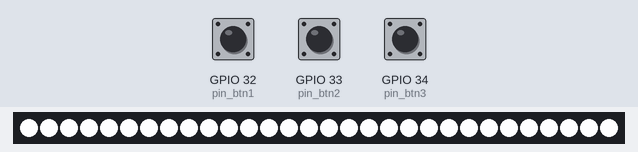
The sketch below on a simulated ESP32. Parts: 30 RGB LEDs in strip order, left to right. The inputs (shaded band) are chosen by the test bench; at power-on: GPIO 32 (pin_btn1) HIGH, GPIO 33 (pin_btn2) HIGH, GPIO 34 (pin_btn3) HIGH.

Above: at 1.4 s.
1.5 s: GPIO 32 (pin_btn1) pulled LOW for 0.35 s
At 1.65 s:
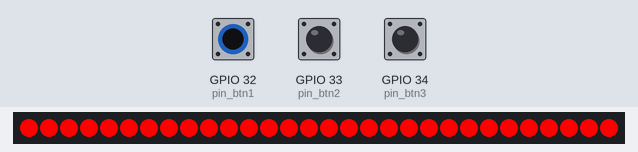
3.3 s: GPIO 33 (pin_btn2) pulled LOW for 0.35 s
At 3.46 s:
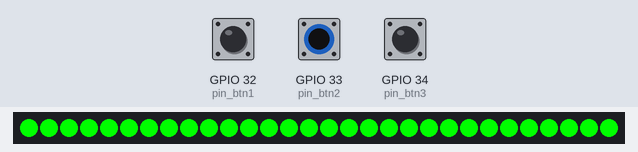
5.1 s: GPIO 34 (pin_btn3) pulled LOW for 0.35 s
At 5.27 s:
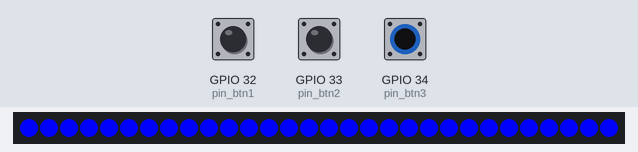
6.9 s: GPIO 32 (pin_btn1) pulled LOW for 3.2 s
At 10.38 s:
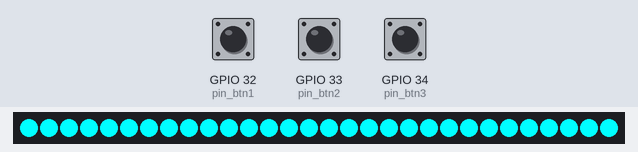
13.1 s: GPIO 33 (pin_btn2) pulled LOW for 1 s
At 14.3 s:
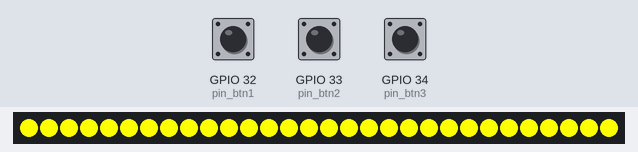
17.1 s: GPIO 32 (pin_btn1) pulled LOW for 0.35 s
At 17.61 s:
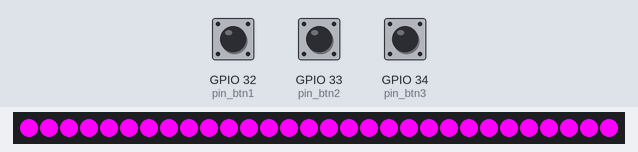

Measured:
- after the input at 1.5 s, the LEDs: change at once (image 1)
- after the input at 3.3 s, the LEDs: change at once (image 2)
- after the input at 5.1 s, the LEDs: change at once (image 3)
- after the input at 6.9 s, the LEDs: first change at once (image 4 shows a later state)
- after the input at 13.1 s, the LEDs: first change after 0.15 s (image 5 shows a later state)
- after the input at 17.1 s, the LEDs: first change after 0.06 s (image 6 shows a later state)

The sketch:

code_final_seoyoon.ino
```cpp
#include <Adafruit_NeoPixel.h>
  //LED NeoPixel 라이브러리 호출!

#define pin_led 13  //LED 몇번 핀인지
#define num_led 30

#define pin_btn1 32  //버튼1 몇번 핀인지
#define pin_btn2 33 //버튼2 몇번 핀인지
#define pin_btn3 34 //버튼3 몇번 핀인지

Adafruit_NeoPixel led(num_led, pin_led, NEO_GRB + NEO_KHZ800);

int value_r = 0;
int value_g = 0;
int value_b = 0;

void setup() {
  //버튼1, 2, 3 정의 (힌트: p로 시작하는 함수)
  pinMode(pin_btn1, INPUT_PULLUP);
  pinMode(pin_btn2, INPUT_PULLUP);
  pinMode(pin_btn3, INPUT_PULLUP);

  led.begin();
  Serial.begin(115200);
}

void loop() {

  int btn_1 = digitalRead(pin_btn1);
  int btn_2 = digitalRead(pin_btn2);
  int btn_3 = digitalRead(pin_btn3);  //버튼3 입력값 받기


  if(btn_1 == 1){
    if(value_r == 0){
      value_r = 255;
    }
    else{
      value_r = 0;
    }
  }
  if(btn_2 == 1){
    if(value_g == 0){
      value_g = 255;
    }
    else{
      value_g = 0;
    }
  }
  if(btn_3 == 1){
    if(value_b == 0){
      value_b = 255;
    }
    else{
      value_b = 0;
    }
  }


  //반복문 이용해서 LED 켜기
  //LED RGB값은 value_r, value_g, value_b
   for(int i = 0 ; i < 30 ; i++){  //LED 켜기
    led.setPixelColor(i, value_r, value_g, value_b);
  }
  led.show();

  delay(300);
}
```
